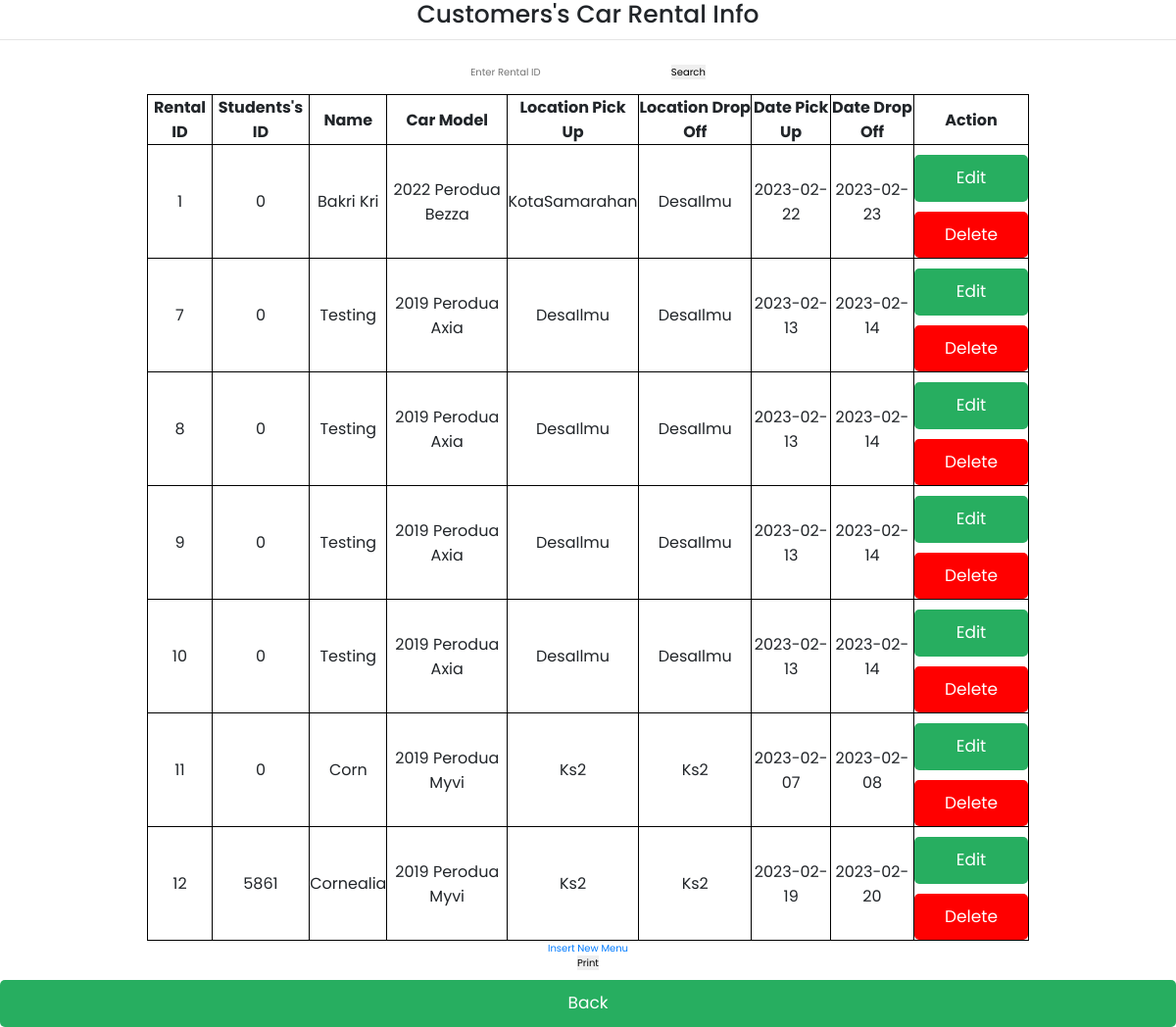
The app's page /infocustomer2.php with its own data.
### tables this page shows
CREATE TABLE `rentform` (
  `id` int(11) NOT NULL,
  `full_name` varchar(50) NOT NULL,
  `stu_id` int(20) NOT NULL,
  `model` varchar(50) NOT NULL,
  `location_pickup` varchar(20) NOT NULL,
  `location_dropoff` varchar(20) NOT NULL,
  `pickupD` date NOT NULL,
  `dropoffD` date NOT NULL
);

### infocustomer2.php (the view, shortened to what this page needs)
<?php
	include ("connection.php");
	if (!empty ($_POST ['search'])) {
		$sql = "SELECT * FROM rentform WHERE id = '" .$_POST ['search']."'";
		$query = $conn -> query ($sql);
		$row = $query -> fetch_assoc ();
	}
	else {
		$sql = "SELECT * FROM rentform";
		$query = $conn -> query ($sql);
		$row = $query -> fetch_assoc ();
	}
?>
<html>
	<head>
		<link href="bootstrap/css/bootstrap.min.css" rel="stylesheet" media="all">
		<link rel="stylesheet" href="css/style4.css">
	</head>
	<body>
			<div align = "center">
				<h1> Customers's Car Rental Info </h1>
				<hr><br>
					<form method = "post" action = "infocustomer2.php">
						<input type = "text" name = "search" placeholder = "Enter Rental ID">
						<input type = "submit" value = "search">
					</form>
					<br>
					<table border = "1">
						<tr>
							<th>Rental ID</th>
							<th>Students's ID</th>
							<th>Name</th>
							<th>Car Model</th>
							<th>Location Pick Up</th>
							<th>Location Drop off</th>
							<th>Date Pick Up</th>
							<th>Date Drop Off</th>
							<th>Action</th>
						</tr>
					<?php do { ?>
					<tr>
						<td> <?php echo $row ['id']; ?> </td>
						<td> <?php echo $row ['stu_id']; ?> </td>
						<td> <?php echo $row ['full_name']; ?> </td>
						<td> <?php echo $row ['model']; ?> </td>
						<td> <?php echo $row ['location_pickup']; ?> </td>
						<td> <?php echo $row ['location_dropoff']; ?> </td>
						<td> <?php echo $row ['pickupD']; ?> </td>
						<td> <?php echo $row ['dropoffD']; ?> </td>
						<td>
           					<a href="editrentinfo.php?edit=<?php echo $row['id']; ?>" class="btn"> <i class="fas fa-edit"></i> Edit </a>
            				<a href="infocustomer2.php?delete=<?php echo $row['id']; ?>" class="btn" style="background-color:red; color:white;"> <i class="fas fa-trash"></i> Delete </a>
        				</td>
					</tr>
					<?php } while ($row = $query -> fetch_assoc()) ?>
				</table>
				<td><a href = "addinforental.php" Target = "blank"> Insert New Menu</a>
					<br>
					<button onclick = "myPrint()">Print</button>
			</div>
			<a href="admin_home.php" class="btn">Back</a>
		</body>
	</html>

### css/style4.css (style rules this page uses)
:root { --green:#27ae60; --black:#333; --white:#fff; --bg-color:#eee; --box-shadow:0 .5rem 1rem rgba(0,0,0,.1); --border:.1rem solid var(--black); }
* { font-family: 'Poppins', sans-serif; margin:0; padding:0; box-sizing: border-box; outline: none; border:none; text-decoration: none; text-transform: capitalize; }
html { font-size: 62.5%; overflow-x: hidden; }
.btn { display: block; width: 100%; cursor: pointer; border-radius: .5rem; margin-top: 1rem; font-size: 1.7rem; padding:1rem 3rem; background: var(--green); color:var(--white); text-align: center; }

### infocustomer2.php (style rules this page uses)
table { font-family: arial, sans-serif; border-collapse: collapse; width: 75%; }
td, th { border: 1px solid #000000; text-align: center; padding: auto; }
tr:nth-child(even) { background-color: white; }

### records on screen
rentform: id "1", stu "0", full_name "Bakri Kri", model "2022 Perodua Bezza", location_pickup "KotaSamarahan", location_dropoff "DesaIlmu", pickupD "2023-02-22", dropoffD "2023-02-23"
rentform: id "7", stu "0", full_name "Testing", model "2019 Perodua Axia", location_pickup "DesaIlmu", location_dropoff "DesaIlmu", pickupD "2023-02-13", dropoffD "2023-02-14"
rentform: id "8", stu "0", full_name "Testing", model "2019 Perodua Axia", location_pickup "DesaIlmu", location_dropoff "DesaIlmu", pickupD "2023-02-13", dropoffD "2023-02-14"
rentform: id "9", stu "0", full_name "Testing", model "2019 Perodua Axia", location_pickup "DesaIlmu", location_dropoff "DesaIlmu", pickupD "2023-02-13", dropoffD "2023-02-14"
rentform: id "10", stu "0", full_name "Testing", model "2019 Perodua Axia", location_pickup "DesaIlmu", location_dropoff "DesaIlmu", pickupD "2023-02-13", dropoffD "2023-02-14"
rentform: id "11", stu "0", full_name "Corn", model "2019 Perodua Myvi", location_pickup "Ks2", location_dropoff "Ks2", pickupD "2023-02-07", dropoffD "2023-02-08"
rentform: id "12", stu "5861", full_name "Cornealia", model "2019 Perodua Myvi", location_pickup "Ks2", location_dropoff "Ks2", pickupD "2023-02-19", dropoffD "2023-02-20"
